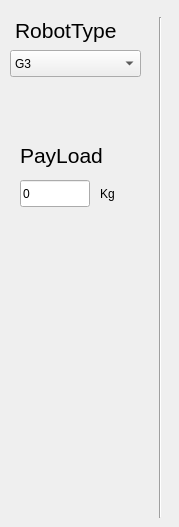
   <widget class="QWidget" name="ROBOT">
    <property name="accessibleName">
     <string>ROBOT</string>
    </property>
    <attribute name="title">
     <string>ROBOT</string>
    </attribute>
    <widget class="QComboBox" name="cBRobotType">
     <property name="geometry">
      <rect>
       <x>10</x>
       <y>50</y>
       <width>131</width>
       <height>27</height>
      </rect>
     </property>
     <property name="editable">
      <bool>false</bool>
     </property>
     <item>
      <property name="text">
       <string>G3</string>
      </property>
     </item>
     <item>
      <property name="text">
       <string>G6</string>
      </property>
     </item>
     <item>
      <property name="text">
       <string>G12</string>
      </property>
     </item>
     <item>
      <property name="text">
       <string>G18</string>
      </property>
     </item>
    </widget>
    <widget class="QLabel" name="label_sensor_type_2">
     <property name="geometry">
      <rect>
       <x>15</x>
       <y>15</y>
       <width>121</width>
       <height>31</height>
      </rect>
     </property>
     <property name="font">
      <font>
       <pointsize>16</pointsize>
      </font>
     </property>
     <property name="text">
      <string>RobotType</string>
     </property>
    </widget>
    <widget class="Line" name="line_6">
     <property name="geometry">
      <rect>
       <x>150</x>
       <y>17</y>
       <width>20</width>
       <height>501</height>
      </rect>
     </property>
     <property name="orientation">
      <enum>Qt::Vertical</enum>
     </property>
    </widget>
    <widget class="QLabel" name="label_calibration_2">
     <property name="geometry">
      <rect>
       <x>20</x>
       <y>140</y>
       <width>111</width>
       <height>31</height>
      </rect>
     </property>
     <property name="font">
      <font>
       <pointsize>16</pointsize>
      </font>
     </property>
     <property name="text">
      <string>PayLoad</string>
     </property>
    </widget>
    <widget class="QLineEdit" name="lEPayLoad">
     <property name="geometry">
      <rect>
       <x>20</x>
       <y>180</y>
       <width>70</width>
       <height>27</height>
      </rect>
     </property>
     <property name="contextMenuPolicy">
      <enum>Qt::NoContextMenu</enum>
     </property>
     <property name="text">
      <string>0</string>
     </property>
    </widget>
    <widget class="QLabel" name="label_realtimeData_4">
     <property name="geometry">
      <rect>
       <x>100</x>
       <y>185</y>
       <width>21</width>
       <height>17</height>
      </rect>
     </property>
     <property name="text">
      <string>Kg</string>
     </property>
    </widget>
   </widget>
